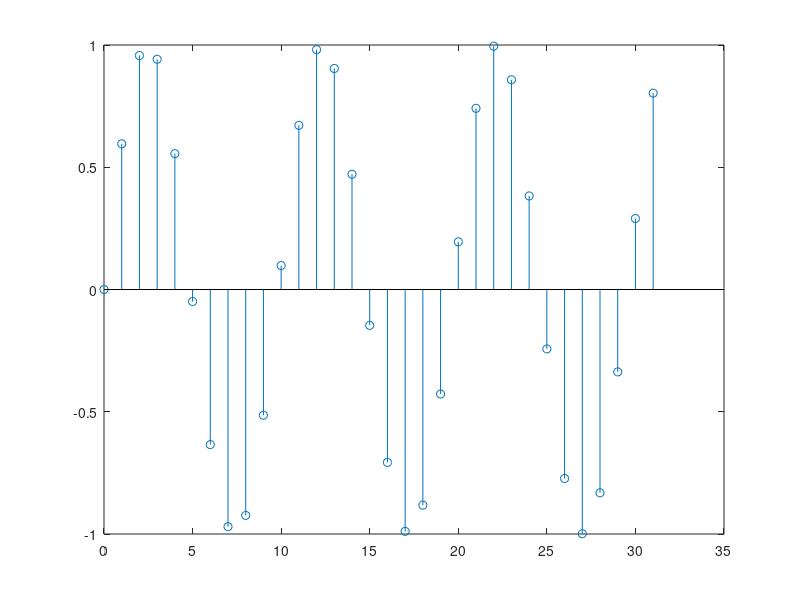
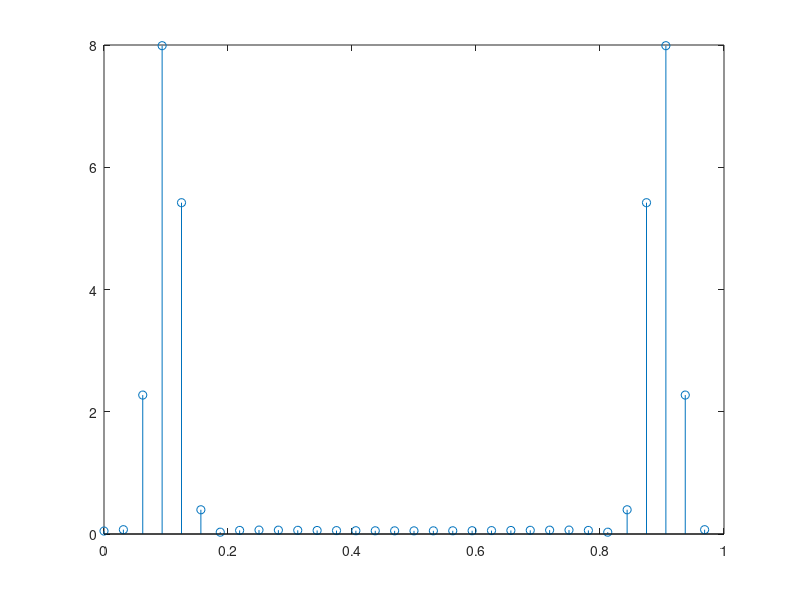

Reproduce these figures in MATLAB, in order.
%******************************************************************************
% \details     : digitale Signalverarbeitung - FFT Ausprobieren
% \autor       : Simon Burkhardt
% \file        : dsvgl_fft_ausprobieren.m
% \date        : 08.04.2019
% \version     : 1.0
%******************************************************************************
clear all; close all; clc; format shorteng;

N = 32;
f0 = 4/N;

Ts = 1;
fs = 1/Ts;
k = 0:N-1;
t = k.*Ts;

x = sin(2*pi*f0*t);
stem(k,x);

%%
X = fft(x);
f = k*fs/N;
stem(f, abs(X));


%%
clear all; close all; clc; format shorteng;

N = 32;
f0 = 3.25/N;

Ts = 1;
fs = 1/Ts;
k = 0:N-1;
t = k.*Ts;

x = sin(2*pi*f0*t);
stem(k,x);

X = fft(x);
f = k*fs/N;
figure(2);
stem(f, abs(X));


%%
clear all; close all; clc; format shorteng;

N = 32;
f0 = 3.25/N;
w = hamming(N)';

Ts = 1;
fs = 1/Ts;
k = 0:N-1;
t = k.*Ts;

x = sin(2*pi*f0*t);
stem(k,x.*w);

X = fft(x.*w);
f = k*fs/N;
figure(2);
stem(f, abs(X));

